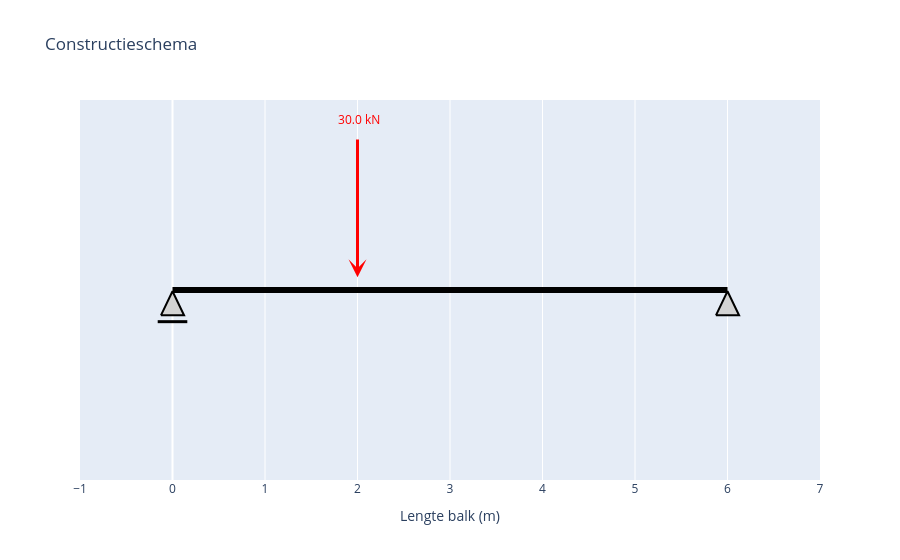

Notebook cell for this chart:
### Code cell
# --- toon de figuren ---
fig_schema = maak_constructieschema_plotly()
fig_schema.show()

### Figure 1 — Plotly figure (JSON) as saved in the notebook; plotly's stock layout.template omitted (floating-point values rounded to 4 significant figures)
{"data": [{"hoverinfo": "skip", "line": {"color": "black", "width": 6}, "mode": "lines", "type": "scatter", "x": [0, 6], "y": [0, 0]}, {"fill": "toself", "fillcolor": "lightgray", "hoverinfo": "skip", "line": {"color": "black", "width": 2}, "mode": "lines", "opacity": 1, "type": "scatter", "x": [-0.125, 0.125, 0, -0.125], "y": [-0.2, -0.2, -0.01, -0.2]}, {"hoverinfo": "skip", "line": {"color": "black", "width": 3}, "mode": "lines", "type": "scatter", "x": [-0.16, 0.16], "y": [-0.25, -0.25]}, {"fill": "toself", "fillcolor": "lightgray", "hoverinfo": "skip", "line": {"color": "black", "width": 2}, "mode": "lines", "opacity": 1, "type": "scatter", "x": [5.875, 6.125, 6, 5.875], "y": [-0.2, -0.2, -0.01, -0.2]}], "layout": {"annotations": [{"arrowcolor": "red", "arrowhead": 3, "arrowsize": 1, "arrowwidth": 3, "ax": 2, "axref": "x", "ay": 1.2, "ayref": "y", "showarrow": true, "text": "", "x": 2, "xref": "x", "y": 0.1, "yref": "y"}, {"font": {"color": "red"}, "showarrow": false, "text": " 30.0 kN", "x": 2, "y": 1.35}], "autosize": true, "showlegend": false, "title": {"text": "Constructieschema"}, "xaxis": {"autorange": false, "dtick": 1, "range": [-1, 7], "title": {"text": "Lengte balk (m)"}, "type": "linear"}, "yaxis": {"autorange": false, "range": [-1.5, 1.5], "showgrid": false, "showticklabels": false, "title": {}, "type": "linear", "zeroline": false}}}
